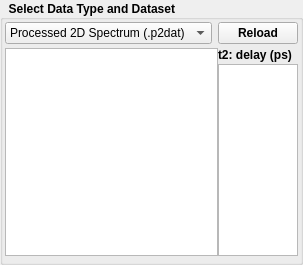
           <widget class="QGroupBox" name="twoD_datagrp">
            <property name="styleSheet">
             <string notr="true">font: bold</string>
            </property>
            <property name="title">
             <string>  Select Data Type and Dataset</string>
            </property>
            <layout class="QGridLayout" name="twoD_datagrp_layout">
             <property name="leftMargin">
              <number>2</number>
             </property>
             <property name="topMargin">
              <number>2</number>
             </property>
             <property name="rightMargin">
              <number>2</number>
             </property>
             <property name="bottomMargin">
              <number>6</number>
             </property>
             <property name="verticalSpacing">
              <number>4</number>
             </property>
             <item row="0" column="0">
              <widget class="QComboBox" name="twoD_datatype_cbx">
               <property name="sizePolicy">
                <sizepolicy hsizetype="Preferred" vsizetype="Fixed">
                 <horstretch>3</horstretch>
                 <verstretch>1</verstretch>
                </sizepolicy>
               </property>
               <property name="styleSheet">
                <string notr="true">font: normal</string>
               </property>
               <item>
                <property name="text">
                 <string extracomment="P2DAT">Processed 2D Spectrum (.p2dat)</string>
                </property>
               </item>
               <item>
                <property name="text">
                 <string extracomment="MESS_2DIR">UniGE 2D-IR (MESS Raw)</string>
                </property>
               </item>
               <item>
                <property name="text">
                 <string extracomment="UoS_2DIR">U. of Sheffield 2D-IR</string>
                </property>
               </item>
               <item>
                <property name="text">
                 <string extracomment="RAL_RAW">RAL 2D-IR (Raw)</string>
                </property>
               </item>
               <item>
                <property name="text">
                 <string extracomment="RAL_Proc">RAL 2D-IR (Processed)</string>
                </property>
               </item>
               <item>
                <property name="text">
                 <string extracomment="QuickControl_2D">PhaseTech QC 2D (.info)</string>
                </property>
               </item>
              </widget>
             </item>
             <item row="0" column="1">
              <widget class="QPushButton" name="twoD_reloadData_btn">
               <property name="sizePolicy">
                <sizepolicy hsizetype="Preferred" vsizetype="Fixed">
                 <horstretch>1</horstretch>
                 <verstretch>1</verstretch>
                </sizepolicy>
               </property>
               <property name="toolTip">
                <string>Reload the current dataset from disk</string>
               </property>
               <property name="text">
                <string>Reload</string>
               </property>
              </widget>
             </item>
             <item row="1" column="0" colspan="2">
              <layout class="QHBoxLayout" name="twoD_selectors_layout">
               <item>
                <widget class="QListView" name="twoD_datafolderlist_lst">
                 <property name="sizePolicy">
                  <sizepolicy hsizetype="Preferred" vsizetype="Expanding">
                   <horstretch>2</horstretch>
                   <verstretch>10</verstretch>
                  </sizepolicy>
                 </property>
                 <property name="styleSheet">
                  <string notr="true">font: normal</string>
                 </property>
                </widget>
               </item>
               <item>
                <layout class="QVBoxLayout" name="twoD_t2delay_layout">
                 <property name="spacing">
                  <number>2</number>
                 </property>
                 <item>
                  <widget class="QLabel" name="twoD_t2delay_lbl">
                   <property name="styleSheet">
                    <string notr="true">font: bold</string>
                   </property>
                   <property name="text">
                    <string>t2: delay (ps)</string>
                   </property>
                  </widget>
                 </item>
                 <item>
                  <widget class="QListView" name="twoD_t2delay_lst">
                   <property name="sizePolicy">
                    <sizepolicy hsizetype="Preferred" vsizetype="Expanding">
                     <horstretch>1</horstretch>
                     <verstretch>10</verstretch>
                    </sizepolicy>
                   </property>
                   <property name="styleSheet">
                    <string notr="true">font: normal</string>
                   </property>
                  <property name="maximumSize"><size><width>80</width><height>16777215</height></size></property></widget>
                 </item>
                </layout>
               </item>
              </layout>
             </item>
            </layout>
           <property name="maximumSize"><size><width>290</width><height>16777215</height></size></property></widget>
